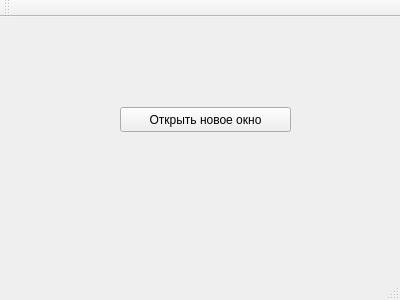
<?xml version="1.0" encoding="UTF-8"?>
<ui version="4.0">
 <class>MainWindow</class>
 <widget class="QMainWindow" name="MainWindow">
  <property name="geometry">
   <rect>
    <x>0</x>
    <y>0</y>
    <width>400</width>
    <height>300</height>
   </rect>
  </property>
  <property name="windowTitle">
   <string>MainWindow</string>
  </property>
  <widget class="QWidget" name="centralWidget">
   <widget class="QPushButton" name="pushButton">
    <property name="geometry">
     <rect>
      <x>120</x>
      <y>90</y>
      <width>171</width>
      <height>25</height>
     </rect>
    </property>
    <property name="text">
     <string>Открыть новое окно</string>
    </property>
   </widget>
  </widget>
  <widget class="QMenuBar" name="menuBar">
   <property name="geometry">
    <rect>
     <x>0</x>
     <y>0</y>
     <width>400</width>
     <height>22</height>
    </rect>
   </property>
  </widget>
  <widget class="QToolBar" name="mainToolBar">
   <attribute name="toolBarArea">
    <enum>TopToolBarArea</enum>
   </attribute>
   <attribute name="toolBarBreak">
    <bool>false</bool>
   </attribute>
  </widget>
  <widget class="QStatusBar" name="statusBar"/>
 </widget>
 <layoutdefault spacing="6" margin="11"/>
 <resources/>
 <connections/>
</ui>
